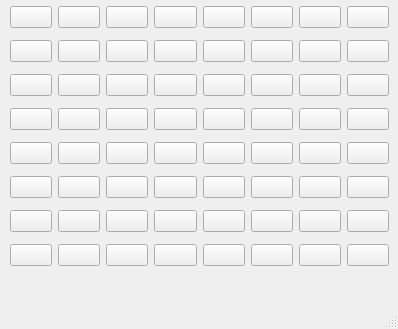
<?xml version="1.0" encoding="UTF-8"?>
<ui version="4.0">
 <class>MainWindow</class>
 <widget class="QMainWindow" name="MainWindow">
  <property name="geometry">
   <rect>
    <x>0</x>
    <y>0</y>
    <width>398</width>
    <height>329</height>
   </rect>
  </property>
  <property name="sizePolicy">
   <sizepolicy hsizetype="Fixed" vsizetype="Fixed">
    <horstretch>0</horstretch>
    <verstretch>0</verstretch>
   </sizepolicy>
  </property>
  <property name="windowTitle">
   <string>MainWindow</string>
  </property>
  <widget class="QWidget" name="centralwidget">
   <widget class="QWidget" name="">
    <property name="geometry">
     <rect>
      <x>10</x>
      <y>0</y>
      <width>379</width>
      <height>275</height>
     </rect>
    </property>
    <layout class="QGridLayout" name="gridLayout">
     <item row="0" column="0">
      <widget class="QPushButton" name="pushButton_92">
       <property name="text">
        <string/>
       </property>
       <attribute name="buttonGroup">
        <string notr="true">buttonGroup</string>
       </attribute>
      </widget>
     </item>
     <item row="0" column="1">
      <widget class="QPushButton" name="pushButton_69">
       <property name="text">
        <string/>
       </property>
       <attribute name="buttonGroup">
        <string notr="true">buttonGroup</string>
       </attribute>
      </widget>
     </item>
     <item row="0" column="2">
      <widget class="QPushButton" name="pushButton_68">
       <property name="text">
        <string/>
       </property>
       <attribute name="buttonGroup">
        <string notr="true">buttonGroup</string>
       </attribute>
      </widget>
     </item>
     <item row="0" column="3">
      <widget class="QPushButton" name="pushButton_60">
       <property name="text">
        <string/>
       </property>
       <attribute name="buttonGroup">
        <string notr="true">buttonGroup</string>
       </attribute>
      </widget>
     </item>
     <item row="0" column="4">
      <widget class="QPushButton" name="pushButton_54">
       <property name="text">
        <string/>
       </property>
       <attribute name="buttonGroup">
        <string notr="true">buttonGroup</string>
       </attribute>
      </widget>
     </item>
     <item row="0" column="5">
      <widget class="QPushButton" name="pushButton_46">
       <property name="text">
        <string/>
       </property>
       <attribute name="buttonGroup">
        <string notr="true">buttonGroup</string>
       </attribute>
      </widget>
     </item>
     <item row="0" column="6">
      <widget class="QPushButton" name="pushButton_33">
       <property name="text">
        <string/>
       </property>
       <attribute name="buttonGroup">
        <string notr="true">buttonGroup</string>
       </attribute>
      </widget>
     </item>
     <item row="0" column="7">
      <widget class="QPushButton" name="pushButton_77">
       <property name="text">
        <string/>
       </property>
       <attribute name="buttonGroup">
        <string notr="true">buttonGroup</string>
       </attribute>
      </widget>
     </item>
     <item row="1" column="0">
      <widget class="QPushButton" name="pushButton_91">
       <property name="text">
        <string/>
       </property>
       <attribute name="buttonGroup">
        <string notr="true">buttonGroup</string>
       </attribute>
      </widget>
     </item>
     <item row="1" column="1">
      <widget class="QPushButton" name="pushButton_67">
       <property name="text">
        <string/>
       </property>
       <attribute name="buttonGroup">
        <string notr="true">buttonGroup</string>
       </attribute>
      </widget>
     </item>
     <item row="1" column="2">
      <widget class="QPushButton" name="pushButton_63">
       <property name="text">
        <string/>
       </property>
       <attribute name="buttonGroup">
        <string notr="true">buttonGroup</string>
       </attribute>
      </widget>
     </item>
     <item row="1" column="3">
      <widget class="QPushButton" name="pushButton_59">
       <property name="text">
        <string/>
       </property>
       <attribute name="buttonGroup">
        <string notr="true">buttonGroup</string>
       </attribute>
      </widget>
     </item>
     <item row="1" column="4">
      <widget class="QPushButton" name="pushButton_50">
       <property name="text">
        <string/>
       </property>
       <attribute name="buttonGroup">
        <string notr="true">buttonGroup</string>
       </attribute>
      </widget>
     </item>
     <item row="1" column="5">
      <widget class="QPushButton" name="pushButton_39">
       <property name="text">
        <string/>
       </property>
       <attribute name="buttonGroup">
        <string notr="true">buttonGroup</string>
       </attribute>
      </widget>
     </item>
     <item row="1" column="6">
      <widget class="QPushButton" name="pushButton_29">
       <property name="text">
        <string/>
       </property>
       <attribute name="buttonGroup">
        <string notr="true">buttonGroup</string>
       </attribute>
      </widget>
     </item>
     <item row="1" column="7">
      <widget class="QPushButton" name="pushButton_35">
       <property name="text">
        <string/>
       </property>
       <attribute name="buttonGroup">
        <string notr="true">buttonGroup</string>
       </attribute>
      </widget>
     </item>
     <item row="2" column="0">
      <widget class="QPushButton" name="pushButton_88">
       <property name="text">
        <string/>
       </property>
       <attribute name="buttonGroup">
        <string notr="true">buttonGroup</string>
       </attribute>
      </widget>
     </item>
     <item row="2" column="1">
      <widget class="QPushButton" name="pushButton_58">
       <property name="text">
        <string/>
       </property>
       <attribute name="buttonGroup">
        <string notr="true">buttonGroup</string>
       </attribute>
      </widget>
     </item>
     <item row="2" column="2">
      <widget class="QPushButton" name="pushButton_76">
       <property name="text">
        <string/>
       </property>
       <attribute name="buttonGroup">
        <string notr="true">buttonGroup</string>
       </attribute>
      </widget>
     </item>
     <item row="2" column="3">
      <widget class="QPushButton" name="pushButton_61">
       <property name="text">
        <string/>
       </property>
       <attribute name="buttonGroup">
        <string notr="true">buttonGroup</string>
       </attribute>
      </widget>
     </item>
     <item row="2" column="4">
      <widget class="QPushButton" name="pushButton_51">
       <property name="text">
        <string/>
       </property>
       <attribute name="buttonGroup">
        <string notr="true">buttonGroup</string>
       </attribute>
      </widget>
     </item>
     <item row="2" column="5">
      <widget class="QPushButton" name="pushButton_31">
       <property name="text">
        <string/>
       </property>
       <attribute name="buttonGroup">
        <string notr="true">buttonGroup</string>
       </attribute>
      </widget>
     </item>
     <item row="2" column="6">
      <widget class="QPushButton" name="pushButton_30">
       <property name="text">
        <string/>
       </property>
       <attribute name="buttonGroup">
        <string notr="true">buttonGroup</string>
       </attribute>
      </widget>
     </item>
     <item row="2" column="7">
      <widget class="QPushButton" name="pushButton_34">
       <property name="text">
        <string/>
       </property>
       <attribute name="buttonGroup">
        <string notr="true">buttonGroup</string>
       </attribute>
      </widget>
     </item>
     <item row="3" column="0">
      <widget class="QPushButton" name="pushButton_90">
       <property name="text">
        <string/>
       </property>
       <attribute name="buttonGroup">
        <string notr="true">buttonGroup</string>
       </attribute>
      </widget>
     </item>
     <item row="3" column="1">
      <widget class="QPushButton" name="pushButton_83">
       <property name="text">
        <string/>
       </property>
       <attribute name="buttonGroup">
        <string notr="true">buttonGroup</string>
       </attribute>
      </widget>
     </item>
     <item row="3" column="2">
      <widget class="QPushButton" name="pushButton_75">
       <property name="text">
        <string/>
       </property>
       <attribute name="buttonGroup">
        <string notr="true">buttonGroup</string>
       </attribute>
      </widget>
     </item>
     <item row="3" column="3">
      <widget class="QPushButton" name="pushButton_66">
       <property name="text">
        <string/>
       </property>
       <attribute name="buttonGroup">
        <string notr="true">buttonGroup</string>
       </attribute>
      </widget>
     </item>
     <item row="3" column="4">
      <widget class="QPushButton" name="pushButton_52">
       <property name="text">
        <string/>
       </property>
       <attribute name="buttonGroup">
        <string notr="true">buttonGroup</string>
       </attribute>
      </widget>
     </item>
     <item row="3" column="5">
      <widget class="QPushButton" name="pushButton_32">
       <property name="text">
        <string/>
       </property>
       <attribute name="buttonGroup">
        <string notr="true">buttonGroup</string>
       </attribute>
      </widget>
     </item>
     <item row="3" column="6">
      <widget class="QPushButton" name="pushButton_36">
       <property name="text">
        <string/>
       </property>
       <attribute name="buttonGroup">
        <string notr="true">buttonGroup</string>
       </attribute>
      </widget>
     </item>
     <item row="3" column="7">
      <widget class="QPushButton" name="pushButton_74">
       <property name="text">
        <string/>
       </property>
       <attribute name="buttonGroup">
        <string notr="true">buttonGroup</string>
       </attribute>
      </widget>
     </item>
     <item row="4" column="0">
      <widget class="QPushButton" name="pushButton_89">
       <property name="text">
        <string/>
       </property>
       <attribute name="buttonGroup">
        <string notr="true">buttonGroup</string>
       </attribute>
      </widget>
     </item>
     <item row="4" column="1">
      <widget class="QPushButton" name="pushButton_82">
       <property name="text">
        <string/>
       </property>
       <attribute name="buttonGroup">
        <string notr="true">buttonGroup</string>
       </attribute>
      </widget>
     </item>
     <item row="4" column="2">
      <widget class="QPushButton" name="pushButton_87">
       <property name="text">
        <string/>
       </property>
       <attribute name="buttonGroup">
        <string notr="true">buttonGroup</string>
       </attribute>
      </widget>
     </item>
     <item row="4" column="3">
      <widget class="QPushButton" name="pushButton_79">
       <property name="text">
        <string/>
       </property>
       <attribute name="buttonGroup">
        <string notr="true">buttonGroup</string>
       </attribute>
      </widget>
     </item>
     <item row="4" column="4">
      <widget class="QPushButton" name="pushButton_70">
       <property name="text">
        <string/>
       </property>
       <attribute name="buttonGroup">
        <string notr="true">buttonGroup</string>
       </attribute>
      </widget>
     </item>
     <item row="4" column="5">
      <widget class="QPushButton" name="pushButton_44">
       <property name="text">
        <string/>
       </property>
       <attribute name="buttonGroup">
        <string notr="true">buttonGroup</string>
       </attribute>
      </widget>
     </item>
     <item row="4" column="6">
      <widget class="QPushButton" name="pushButton_43">
       <property name="text">
        <string/>
       </property>
       <attribute name="buttonGroup">
        <string notr="true">buttonGroup</string>
       </attribute>
      </widget>
     </item>
     <item row="4" column="7">
      <widget class="QPushButton" name="pushButton_55">
       <property name="text">
        <string/>
       </property>
       <attribute name="buttonGroup">
        <string notr="true">buttonGroup</string>
       </attribute>
      </widget>
     </item>
     <item row="5" column="0">
      <widget class="QPushButton" name="pushButton_85">
       <property name="text">
        <string/>
       </property>
       <attribute name="buttonGroup">
        <string notr="true">buttonGroup</string>
       </attribute>
      </widget>
     </item>
     <item row="5" column="1">
      <widget class="QPushButton" name="pushButton_81">
       <property name="text">
        <string/>
       </property>
       <attribute name="buttonGroup">
        <string notr="true">buttonGroup</string>
       </attribute>
      </widget>
     </item>
     <item row="5" column="2">
      <widget class="QPushButton" name="pushButton_49">
       <property name="text">
        <string/>
       </property>
       <attribute name="buttonGroup">
        <string notr="true">buttonGroup</string>
       </attribute>
      </widget>
     </item>
     <item row="5" column="3">
      <widget class="QPushButton" name="pushButton_73">
       <property name="text">
        <string/>
       </property>
       <attribute name="buttonGroup">
        <string notr="true">buttonGroup</string>
       </attribute>
      </widget>
     </item>
     <item row="5" column="4">
      <widget class="QPushButton" name="pushButton_64">
       <property name="text">
        <string/>
       </property>
       <attribute name="buttonGroup">
        <string notr="true">buttonGroup</string>
       </attribute>
      </widget>
     </item>
     <item row="5" column="5">
      <widget class="QPushButton" name="pushButton_38">
       <property name="text">
        <string/>
       </property>
       <attribute name="buttonGroup">
        <string notr="true">buttonGroup</string>
       </attribute>
      </widget>
     </item>
     <item row="5" column="6">
      <widget class="QPushButton" name="pushButton_41">
       <property name="text">
        <string/>
       </property>
       <attribute name="buttonGroup">
        <string notr="true">buttonGroup</string>
       </attribute>
      </widget>
     </item>
     <item row="5" column="7">
      <widget class="QPushButton" name="pushButton_47">
       <property name="text">
        <string/>
       </property>
       <attribute name="buttonGroup">
        <string notr="true">buttonGroup</string>
       </attribute>
      </widget>
     </item>
     <item row="6" column="0">
      <widget class="QPushButton" name="pushButton_78">
       <property name="text">
        <string/>
       </property>
       <attribute name="buttonGroup">
        <string notr="true">buttonGroup</string>
       </attribute>
      </widget>
     </item>
     <item row="6" column="1">
      <widget class="QPushButton" name="pushButton_56">
       <property name="text">
        <string/>
       </property>
       <attribute name="buttonGroup">
        <string notr="true">buttonGroup</string>
       </attribute>
      </widget>
     </item>
     <item row="6" column="2">
      <widget class="QPushButton" name="pushButton_62">
       <property name="text">
        <string/>
       </property>
       <attribute name="buttonGroup">
        <string notr="true">buttonGroup</string>
       </attribute>
      </widget>
     </item>
     <item row="6" column="3">
      <widget class="QPushButton" name="pushButton_80">
       <property name="text">
        <string/>
       </property>
       <attribute name="buttonGroup">
        <string notr="true">buttonGroup</string>
       </attribute>
      </widget>
     </item>
     <item row="6" column="4">
      <widget class="QPushButton" name="pushButton_48">
       <property name="text">
        <string/>
       </property>
       <attribute name="buttonGroup">
        <string notr="true">buttonGroup</string>
       </attribute>
      </widget>
     </item>
     <item row="6" column="5">
      <widget class="QPushButton" name="pushButton_37">
       <property name="text">
        <string/>
       </property>
       <attribute name="buttonGroup">
        <string notr="true">buttonGroup</string>
       </attribute>
      </widget>
     </item>
     <item row="6" column="6">
      <widget class="QPushButton" name="pushButton_42">
       <property name="text">
        <string/>
       </property>
       <attribute name="buttonGroup">
        <string notr="true">buttonGroup</string>
       </attribute>
      </widget>
     </item>
     <item row="6" column="7">
      <widget class="QPushButton" name="pushButton_71">
       <property name="text">
        <string/>
       </property>
       <attribute name="buttonGroup">
        <string notr="true">buttonGroup</string>
       </attribute>
      </widget>
     </item>
     <item row="7" column="0">
      <widget class="QPushButton" name="pushButton_86">
       <property name="text">
        <string/>
       </property>
       <attribute name="buttonGroup">
        <string notr="true">buttonGroup</string>
       </attribute>
      </widget>
     </item>
     <item row="7" column="1">
      <widget class="QPushButton" name="pushButton_57">
       <property name="text">
        <string/>
       </property>
       <attribute name="buttonGroup">
        <string notr="true">buttonGroup</string>
       </attribute>
      </widget>
     </item>
     <item row="7" column="2">
      <widget class="QPushButton" name="pushButton_65">
       <property name="text">
        <string/>
       </property>
       <attribute name="buttonGroup">
        <string notr="true">buttonGroup</string>
       </attribute>
      </widget>
     </item>
     <item row="7" column="3">
      <widget class="QPushButton" name="pushButton_84">
       <property name="text">
        <string/>
       </property>
       <attribute name="buttonGroup">
        <string notr="true">buttonGroup</string>
       </attribute>
      </widget>
     </item>
     <item row="7" column="4">
      <widget class="QPushButton" name="pushButton_53">
       <property name="text">
        <string/>
       </property>
       <attribute name="buttonGroup">
        <string notr="true">buttonGroup</string>
       </attribute>
      </widget>
     </item>
     <item row="7" column="5">
      <widget class="QPushButton" name="pushButton_40">
       <property name="text">
        <string/>
       </property>
       <attribute name="buttonGroup">
        <string notr="true">buttonGroup</string>
       </attribute>
      </widget>
     </item>
     <item row="7" column="6">
      <widget class="QPushButton" name="pushButton_45">
       <property name="text">
        <string/>
       </property>
       <attribute name="buttonGroup">
        <string notr="true">buttonGroup</string>
       </attribute>
      </widget>
     </item>
     <item row="7" column="7">
      <widget class="QPushButton" name="pushButton_72">
       <property name="text">
        <string/>
       </property>
       <attribute name="buttonGroup">
        <string notr="true">buttonGroup</string>
       </attribute>
      </widget>
     </item>
    </layout>
   </widget>
  </widget>
  <widget class="QMenuBar" name="menubar">
   <property name="geometry">
    <rect>
     <x>0</x>
     <y>0</y>
     <width>398</width>
     <height>26</height>
    </rect>
   </property>
  </widget>
  <widget class="QStatusBar" name="statusbar"/>
 </widget>
 <resources/>
 <connections/>
 <buttongroups>
  <buttongroup name="buttonGroup"/>
 </buttongroups>
</ui>
